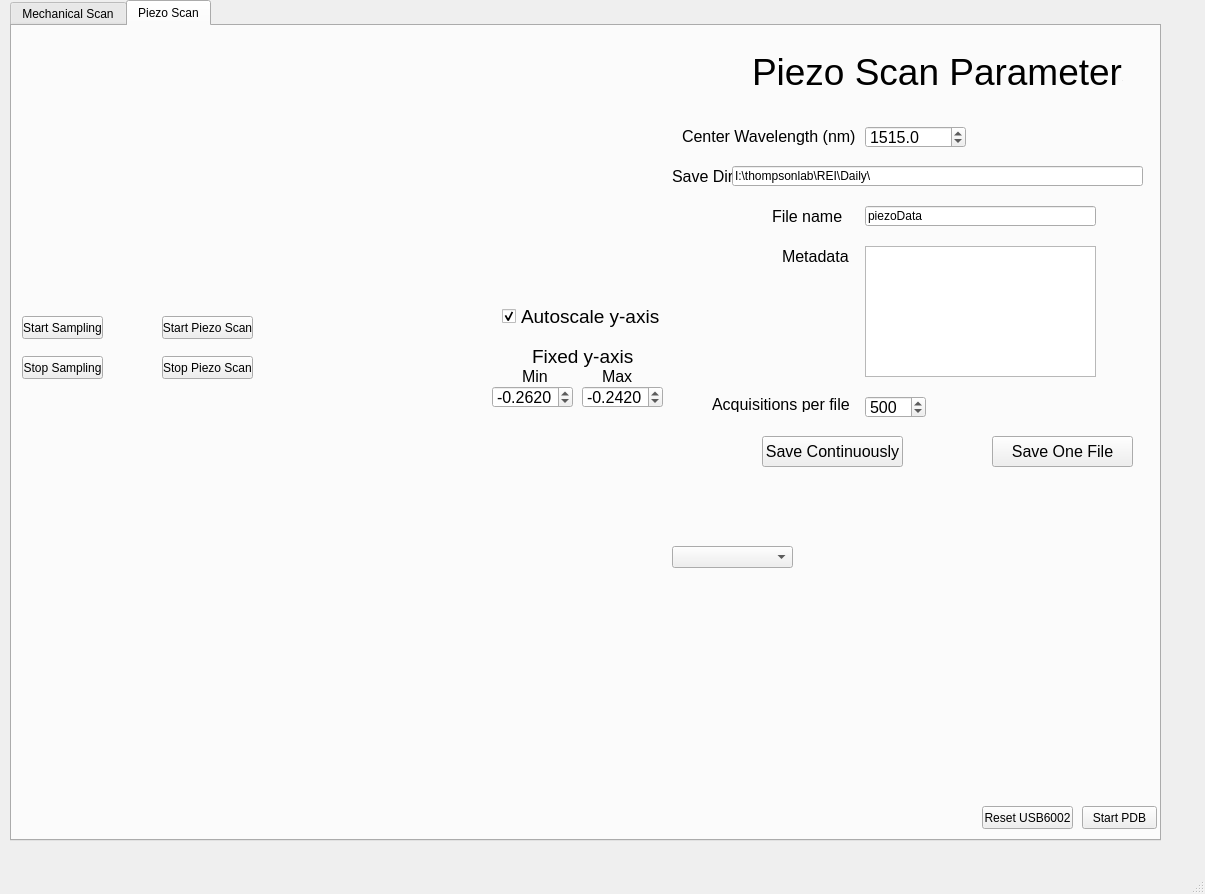
<?xml version="1.0" encoding="UTF-8"?>
<ui version="4.0">
 <class>MainWindow</class>
 <widget class="QMainWindow" name="MainWindow">
  <property name="geometry">
   <rect>
    <x>0</x>
    <y>0</y>
    <width>1205</width>
    <height>894</height>
   </rect>
  </property>
  <property name="windowTitle">
   <string>MainWindow</string>
  </property>
  <widget class="QWidget" name="centralwidget">
   <widget class="QTabWidget" name="tabWidget">
    <property name="geometry">
     <rect>
      <x>10</x>
      <y>0</y>
      <width>1151</width>
      <height>841</height>
     </rect>
    </property>
    <property name="currentIndex">
     <number>1</number>
    </property>
    <widget class="QWidget" name="tab">
     <attribute name="title">
      <string>Mechanical Scan</string>
     </attribute>
     <widget class="QLabel" name="label_5">
      <property name="geometry">
       <rect>
        <x>770</x>
        <y>300</y>
        <width>191</width>
        <height>20</height>
       </rect>
      </property>
      <property name="font">
       <font>
        <pointsize>12</pointsize>
       </font>
      </property>
      <property name="text">
       <string>Sampling Rate (samples/s)</string>
      </property>
     </widget>
     <widget class="QLabel" name="label">
      <property name="geometry">
       <rect>
        <x>780</x>
        <y>180</y>
        <width>181</width>
        <height>20</height>
       </rect>
      </property>
      <property name="font">
       <font>
        <pointsize>12</pointsize>
       </font>
      </property>
      <property name="text">
       <string>Starting Wavelength (nm)</string>
      </property>
     </widget>
     <widget class="QPlainTextEdit" name="metadataTextEdit">
      <property name="geometry">
       <rect>
        <x>900</x>
        <y>510</y>
        <width>231</width>
        <height>131</height>
       </rect>
      </property>
     </widget>
     <widget class="QComboBox" name="graphChoices2">
      <property name="geometry">
       <rect>
        <x>590</x>
        <y>280</y>
        <width>121</width>
        <height>22</height>
       </rect>
      </property>
     </widget>
     <widget class="QWidget" name="graphHolder2" native="true">
      <property name="geometry">
       <rect>
        <x>10</x>
        <y>280</y>
        <width>581</width>
        <height>261</height>
       </rect>
      </property>
     </widget>
     <widget class="QComboBox" name="graphChoices3">
      <property name="geometry">
       <rect>
        <x>590</x>
        <y>550</y>
        <width>121</width>
        <height>22</height>
       </rect>
      </property>
     </widget>
     <widget class="Line" name="line">
      <property name="geometry">
       <rect>
        <x>710</x>
        <y>0</y>
        <width>20</width>
        <height>811</height>
       </rect>
      </property>
      <property name="orientation">
       <enum>Qt::Vertical</enum>
      </property>
     </widget>
     <widget class="QDoubleSpinBox" name="startWaveSpinBox">
      <property name="geometry">
       <rect>
        <x>970</x>
        <y>180</y>
        <width>101</width>
        <height>22</height>
       </rect>
      </property>
      <property name="font">
       <font>
        <pointsize>12</pointsize>
       </font>
      </property>
      <property name="decimals">
       <number>1</number>
      </property>
      <property name="minimum">
       <double>1465.000000000000000</double>
      </property>
      <property name="maximum">
       <double>1570.000000000000000</double>
      </property>
      <property name="value">
       <double>1515.000000000000000</double>
      </property>
     </widget>
     <widget class="QLabel" name="label_7">
      <property name="geometry">
       <rect>
        <x>767</x>
        <y>340</y>
        <width>121</width>
        <height>61</height>
       </rect>
      </property>
      <property name="font">
       <font>
        <pointsize>12</pointsize>
       </font>
      </property>
      <property name="text">
       <string>&lt;html&gt;&lt;head/&gt;&lt;body&gt;&lt;p&gt;Inputs (each one &lt;br&gt;on new line)&lt;/p&gt;&lt;/body&gt;&lt;/html&gt;</string>
      </property>
      <property name="textFormat">
       <enum>Qt::AutoText</enum>
      </property>
     </widget>
     <widget class="QDoubleSpinBox" name="endWaveSpinBox">
      <property name="geometry">
       <rect>
        <x>970</x>
        <y>220</y>
        <width>101</width>
        <height>22</height>
       </rect>
      </property>
      <property name="font">
       <font>
        <pointsize>12</pointsize>
       </font>
      </property>
      <property name="decimals">
       <number>1</number>
      </property>
      <property name="minimum">
       <double>1465.000000000000000</double>
      </property>
      <property name="maximum">
       <double>1570.000000000000000</double>
      </property>
      <property name="value">
       <double>1525.000000000000000</double>
      </property>
     </widget>
     <widget class="QWidget" name="graphHolder1" native="true">
      <property name="geometry">
       <rect>
        <x>10</x>
        <y>10</y>
        <width>581</width>
        <height>261</height>
       </rect>
      </property>
     </widget>
     <widget class="QWidget" name="graphHolder3" native="true">
      <property name="geometry">
       <rect>
        <x>10</x>
        <y>550</y>
        <width>581</width>
        <height>261</height>
       </rect>
      </property>
     </widget>
     <widget class="QLabel" name="label_3">
      <property name="geometry">
       <rect>
        <x>780</x>
        <y>220</y>
        <width>181</width>
        <height>20</height>
       </rect>
      </property>
      <property name="font">
       <font>
        <pointsize>12</pointsize>
       </font>
      </property>
      <property name="text">
       <string>Ending Wavelength (nm)</string>
      </property>
     </widget>
     <widget class="QPushButton" name="startScanButton">
      <property name="geometry">
       <rect>
        <x>957</x>
        <y>660</y>
        <width>121</width>
        <height>31</height>
       </rect>
      </property>
      <property name="font">
       <font>
        <pointsize>12</pointsize>
       </font>
      </property>
      <property name="text">
       <string>Start Scan</string>
      </property>
     </widget>
     <widget class="QLineEdit" name="fileNameLineEdit">
      <property name="geometry">
       <rect>
        <x>900</x>
        <y>470</y>
        <width>231</width>
        <height>20</height>
       </rect>
      </property>
      <property name="text">
       <string>test</string>
      </property>
     </widget>
     <widget class="QPlainTextEdit" name="inputsTextEdit">
      <property name="geometry">
       <rect>
        <x>900</x>
        <y>340</y>
        <width>231</width>
        <height>81</height>
       </rect>
      </property>
      <property name="plainText">
       <string>ai0: Gas Cell
ai1: Interferometer
ai2: Reference</string>
      </property>
     </widget>
     <widget class="QLabel" name="label_2">
      <property name="geometry">
       <rect>
        <x>830</x>
        <y>40</y>
        <width>271</width>
        <height>121</height>
       </rect>
      </property>
      <property name="font">
       <font>
        <pointsize>28</pointsize>
       </font>
      </property>
      <property name="text">
       <string>Mechanical Scan
 Parameters</string>
      </property>
     </widget>
     <widget class="QComboBox" name="graphChoices1">
      <property name="geometry">
       <rect>
        <x>590</x>
        <y>10</y>
        <width>121</width>
        <height>22</height>
       </rect>
      </property>
     </widget>
     <widget class="QLabel" name="label_4">
      <property name="geometry">
       <rect>
        <x>820</x>
        <y>260</y>
        <width>141</width>
        <height>20</height>
       </rect>
      </property>
      <property name="font">
       <font>
        <pointsize>12</pointsize>
       </font>
      </property>
      <property name="text">
       <string>Scan Rate (nm/s)</string>
      </property>
     </widget>
     <widget class="QDoubleSpinBox" name="scanRateSpinBox">
      <property name="geometry">
       <rect>
        <x>970</x>
        <y>260</y>
        <width>101</width>
        <height>22</height>
       </rect>
      </property>
      <property name="font">
       <font>
        <pointsize>12</pointsize>
       </font>
      </property>
      <property name="decimals">
       <number>4</number>
      </property>
      <property name="minimum">
       <double>0.002400000000000</double>
      </property>
      <property name="maximum">
       <double>10.000000000000000</double>
      </property>
      <property name="singleStep">
       <double>0.100000000000000</double>
      </property>
      <property name="value">
       <double>1.000000000000000</double>
      </property>
     </widget>
     <widget class="QDoubleSpinBox" name="sampleRateSpinBox">
      <property name="geometry">
       <rect>
        <x>970</x>
        <y>300</y>
        <width>101</width>
        <height>22</height>
       </rect>
      </property>
      <property name="font">
       <font>
        <pointsize>12</pointsize>
       </font>
      </property>
      <property name="decimals">
       <number>0</number>
      </property>
      <property name="minimum">
       <double>0.000000000000000</double>
      </property>
      <property name="maximum">
       <double>50000.000000000000000</double>
      </property>
      <property name="singleStep">
       <double>1000.000000000000000</double>
      </property>
      <property name="value">
       <double>1000.000000000000000</double>
      </property>
     </widget>
     <widget class="QLabel" name="label_6">
      <property name="geometry">
       <rect>
        <x>817</x>
        <y>470</y>
        <width>71</width>
        <height>20</height>
       </rect>
      </property>
      <property name="font">
       <font>
        <pointsize>12</pointsize>
       </font>
      </property>
      <property name="text">
       <string>File name</string>
      </property>
     </widget>
     <widget class="QLabel" name="label_8">
      <property name="geometry">
       <rect>
        <x>817</x>
        <y>510</y>
        <width>71</width>
        <height>21</height>
       </rect>
      </property>
      <property name="font">
       <font>
        <pointsize>12</pointsize>
       </font>
      </property>
      <property name="text">
       <string>&lt;html&gt;&lt;head/&gt;&lt;body&gt;&lt;p&gt;Metadata&lt;/p&gt;&lt;/body&gt;&lt;/html&gt;</string>
      </property>
     </widget>
     <widget class="QLabel" name="label_18">
      <property name="geometry">
       <rect>
        <x>720</x>
        <y>430</y>
        <width>101</width>
        <height>20</height>
       </rect>
      </property>
      <property name="font">
       <font>
        <pointsize>12</pointsize>
       </font>
      </property>
      <property name="text">
       <string>Save Dir</string>
      </property>
     </widget>
     <widget class="QLineEdit" name="mechSaveFolderLineEdit">
      <property name="geometry">
       <rect>
        <x>790</x>
        <y>430</y>
        <width>351</width>
        <height>20</height>
       </rect>
      </property>
      <property name="text">
       <string>I:\thompsonlab\REI\Daily\</string>
      </property>
     </widget>
    </widget>
    <widget class="QWidget" name="tab_2">
     <attribute name="title">
      <string>Piezo Scan</string>
     </attribute>
     <widget class="QWidget" name="graphHolder4" native="true">
      <property name="geometry">
       <rect>
        <x>10</x>
        <y>10</y>
        <width>641</width>
        <height>261</height>
       </rect>
      </property>
     </widget>
     <widget class="QPushButton" name="startPiezoScanButton">
      <property name="geometry">
       <rect>
        <x>150</x>
        <y>290</y>
        <width>91</width>
        <height>23</height>
       </rect>
      </property>
      <property name="text">
       <string>Start Piezo Scan</string>
      </property>
     </widget>
     <widget class="QPushButton" name="stopPiezoScanButton">
      <property name="geometry">
       <rect>
        <x>150</x>
        <y>330</y>
        <width>91</width>
        <height>23</height>
       </rect>
      </property>
      <property name="text">
       <string>Stop Piezo Scan</string>
      </property>
     </widget>
     <widget class="QLabel" name="label_10">
      <property name="geometry">
       <rect>
        <x>760</x>
        <y>180</y>
        <width>71</width>
        <height>20</height>
       </rect>
      </property>
      <property name="font">
       <font>
        <pointsize>12</pointsize>
       </font>
      </property>
      <property name="text">
       <string>File name</string>
      </property>
     </widget>
     <widget class="QPushButton" name="savePiezoDataContButton">
      <property name="geometry">
       <rect>
        <x>750</x>
        <y>410</y>
        <width>141</width>
        <height>31</height>
       </rect>
      </property>
      <property name="font">
       <font>
        <pointsize>12</pointsize>
       </font>
      </property>
      <property name="text">
       <string>Save Continuously</string>
      </property>
     </widget>
     <widget class="QPlainTextEdit" name="metadataTextEdit_piezo">
      <property name="geometry">
       <rect>
        <x>853</x>
        <y>220</y>
        <width>231</width>
        <height>131</height>
       </rect>
      </property>
     </widget>
     <widget class="QLabel" name="label_14">
      <property name="geometry">
       <rect>
        <x>740</x>
        <y>20</y>
        <width>371</width>
        <height>51</height>
       </rect>
      </property>
      <property name="font">
       <font>
        <pointsize>28</pointsize>
       </font>
      </property>
      <property name="text">
       <string>Piezo Scan Parameters</string>
      </property>
     </widget>
     <widget class="QLabel" name="label_11">
      <property name="geometry">
       <rect>
        <x>770</x>
        <y>220</y>
        <width>71</width>
        <height>21</height>
       </rect>
      </property>
      <property name="font">
       <font>
        <pointsize>12</pointsize>
       </font>
      </property>
      <property name="text">
       <string>&lt;html&gt;&lt;head/&gt;&lt;body&gt;&lt;p&gt;Metadata&lt;/p&gt;&lt;/body&gt;&lt;/html&gt;</string>
      </property>
     </widget>
     <widget class="QDoubleSpinBox" name="piezoCenterSpinBox">
      <property name="geometry">
       <rect>
        <x>853</x>
        <y>100</y>
        <width>101</width>
        <height>22</height>
       </rect>
      </property>
      <property name="font">
       <font>
        <pointsize>12</pointsize>
       </font>
      </property>
      <property name="decimals">
       <number>1</number>
      </property>
      <property name="minimum">
       <double>1465.000000000000000</double>
      </property>
      <property name="maximum">
       <double>1570.000000000000000</double>
      </property>
      <property name="singleStep">
       <double>0.100000000000000</double>
      </property>
      <property name="value">
       <double>1515.000000000000000</double>
      </property>
     </widget>
     <widget class="QLineEdit" name="fileNameLineEdit_piezo">
      <property name="geometry">
       <rect>
        <x>853</x>
        <y>180</y>
        <width>231</width>
        <height>20</height>
       </rect>
      </property>
      <property name="text">
       <string>piezoData</string>
      </property>
     </widget>
     <widget class="QLabel" name="label_12">
      <property name="geometry">
       <rect>
        <x>670</x>
        <y>100</y>
        <width>181</width>
        <height>20</height>
       </rect>
      </property>
      <property name="font">
       <font>
        <pointsize>12</pointsize>
       </font>
      </property>
      <property name="text">
       <string>Center Wavelength (nm)</string>
      </property>
     </widget>
     <widget class="QComboBox" name="graphChoicesPiezo">
      <property name="geometry">
       <rect>
        <x>660</x>
        <y>520</y>
        <width>121</width>
        <height>22</height>
       </rect>
      </property>
     </widget>
     <widget class="QPushButton" name="startPiezoSamplingButton">
      <property name="geometry">
       <rect>
        <x>10</x>
        <y>290</y>
        <width>81</width>
        <height>23</height>
       </rect>
      </property>
      <property name="text">
       <string>Start Sampling</string>
      </property>
     </widget>
     <widget class="QPushButton" name="stopPiezoSamplingButton">
      <property name="geometry">
       <rect>
        <x>10</x>
        <y>330</y>
        <width>81</width>
        <height>23</height>
       </rect>
      </property>
      <property name="text">
       <string>Stop Sampling</string>
      </property>
     </widget>
     <widget class="QPushButton" name="resetDeviceButton">
      <property name="geometry">
       <rect>
        <x>970</x>
        <y>780</y>
        <width>91</width>
        <height>23</height>
       </rect>
      </property>
      <property name="text">
       <string>Reset USB6002</string>
      </property>
     </widget>
     <widget class="QPushButton" name="startPDBButton">
      <property name="geometry">
       <rect>
        <x>1070</x>
        <y>780</y>
        <width>75</width>
        <height>23</height>
       </rect>
      </property>
      <property name="text">
       <string>Start PDB</string>
      </property>
     </widget>
     <widget class="QCheckBox" name="checkBox">
      <property name="geometry">
       <rect>
        <x>490</x>
        <y>270</y>
        <width>161</width>
        <height>41</height>
       </rect>
      </property>
      <property name="font">
       <font>
        <pointsize>14</pointsize>
       </font>
      </property>
      <property name="text">
       <string>Autoscale y-axis</string>
      </property>
      <property name="checked">
       <bool>true</bool>
      </property>
      <property name="tristate">
       <bool>false</bool>
      </property>
     </widget>
     <widget class="QDoubleSpinBox" name="customRangeMinSpinBox">
      <property name="geometry">
       <rect>
        <x>480</x>
        <y>360</y>
        <width>81</width>
        <height>22</height>
       </rect>
      </property>
      <property name="font">
       <font>
        <pointsize>12</pointsize>
       </font>
      </property>
      <property name="decimals">
       <number>4</number>
      </property>
      <property name="minimum">
       <double>-1000.000000000000000</double>
      </property>
      <property name="maximum">
       <double>1000.000000000000000</double>
      </property>
      <property name="singleStep">
       <double>0.010000000000000</double>
      </property>
      <property name="value">
       <double>-0.262000000000000</double>
      </property>
     </widget>
     <widget class="QLabel" name="label_9">
      <property name="geometry">
       <rect>
        <x>520</x>
        <y>320</y>
        <width>111</width>
        <height>21</height>
       </rect>
      </property>
      <property name="font">
       <font>
        <pointsize>14</pointsize>
       </font>
      </property>
      <property name="text">
       <string>Fixed y-axis</string>
      </property>
     </widget>
     <widget class="QLabel" name="label_13">
      <property name="geometry">
       <rect>
        <x>510</x>
        <y>340</y>
        <width>31</width>
        <height>21</height>
       </rect>
      </property>
      <property name="font">
       <font>
        <pointsize>12</pointsize>
       </font>
      </property>
      <property name="text">
       <string>Min</string>
      </property>
     </widget>
     <widget class="QLabel" name="label_15">
      <property name="geometry">
       <rect>
        <x>590</x>
        <y>340</y>
        <width>31</width>
        <height>21</height>
       </rect>
      </property>
      <property name="font">
       <font>
        <pointsize>12</pointsize>
       </font>
      </property>
      <property name="text">
       <string>Max</string>
      </property>
     </widget>
     <widget class="QLabel" name="label_16">
      <property name="geometry">
       <rect>
        <x>660</x>
        <y>140</y>
        <width>91</width>
        <height>20</height>
       </rect>
      </property>
      <property name="font">
       <font>
        <pointsize>12</pointsize>
       </font>
      </property>
      <property name="text">
       <string>Save Dir</string>
      </property>
     </widget>
     <widget class="QLineEdit" name="piezoSaveFolderLineEdit">
      <property name="geometry">
       <rect>
        <x>720</x>
        <y>140</y>
        <width>411</width>
        <height>20</height>
       </rect>
      </property>
      <property name="text">
       <string>I:\thompsonlab\REI\Daily\</string>
      </property>
     </widget>
     <widget class="QDoubleSpinBox" name="rolloverSpinBox">
      <property name="geometry">
       <rect>
        <x>853</x>
        <y>370</y>
        <width>61</width>
        <height>22</height>
       </rect>
      </property>
      <property name="font">
       <font>
        <pointsize>12</pointsize>
       </font>
      </property>
      <property name="decimals">
       <number>0</number>
      </property>
      <property name="minimum">
       <double>1.000000000000000</double>
      </property>
      <property name="maximum">
       <double>100000.000000000000000</double>
      </property>
      <property name="singleStep">
       <double>1.000000000000000</double>
      </property>
      <property name="value">
       <double>500.000000000000000</double>
      </property>
     </widget>
     <widget class="QPushButton" name="savePiezoDataOnceButton">
      <property name="geometry">
       <rect>
        <x>980</x>
        <y>410</y>
        <width>141</width>
        <height>31</height>
       </rect>
      </property>
      <property name="font">
       <font>
        <pointsize>12</pointsize>
       </font>
      </property>
      <property name="text">
       <string>Save One File</string>
      </property>
     </widget>
     <widget class="QLabel" name="label_17">
      <property name="geometry">
       <rect>
        <x>700</x>
        <y>370</y>
        <width>141</width>
        <height>16</height>
       </rect>
      </property>
      <property name="font">
       <font>
        <pointsize>12</pointsize>
       </font>
      </property>
      <property name="text">
       <string>Acquisitions per file</string>
      </property>
     </widget>
     <widget class="QDoubleSpinBox" name="customRangeMaxSpinBox">
      <property name="geometry">
       <rect>
        <x>570</x>
        <y>360</y>
        <width>81</width>
        <height>22</height>
       </rect>
      </property>
      <property name="font">
       <font>
        <pointsize>12</pointsize>
       </font>
      </property>
      <property name="decimals">
       <number>4</number>
      </property>
      <property name="minimum">
       <double>-1000.000000000000000</double>
      </property>
      <property name="maximum">
       <double>1000.000000000000000</double>
      </property>
      <property name="singleStep">
       <double>0.010000000000000</double>
      </property>
      <property name="value">
       <double>-0.242000000000000</double>
      </property>
     </widget>
     <widget class="QWidget" name="graphHolder5" native="true">
      <property name="geometry">
       <rect>
        <x>10</x>
        <y>520</y>
        <width>641</width>
        <height>261</height>
       </rect>
      </property>
     </widget>
    </widget>
   </widget>
  </widget>
  <widget class="QMenuBar" name="menubar">
   <property name="geometry">
    <rect>
     <x>0</x>
     <y>0</y>
     <width>1205</width>
     <height>21</height>
    </rect>
   </property>
  </widget>
  <widget class="QStatusBar" name="statusbar"/>
 </widget>
 <resources/>
 <connections/>
</ui>
